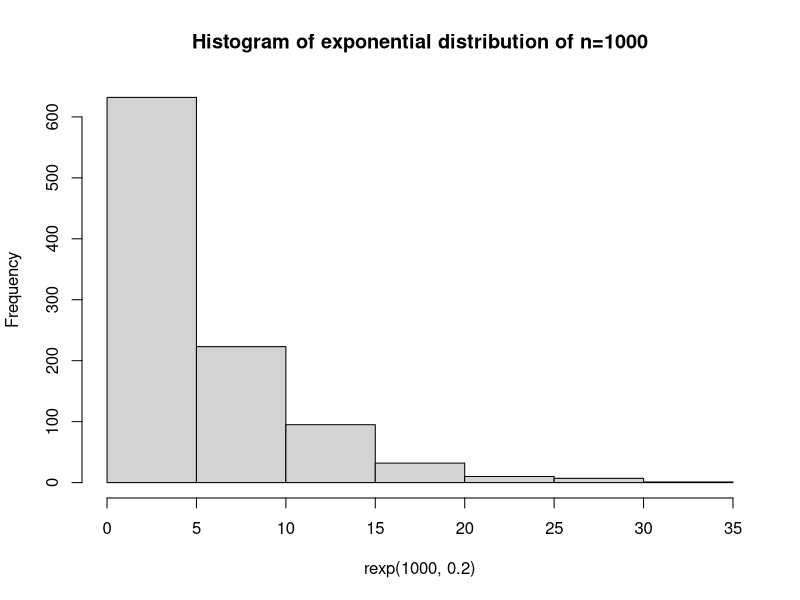
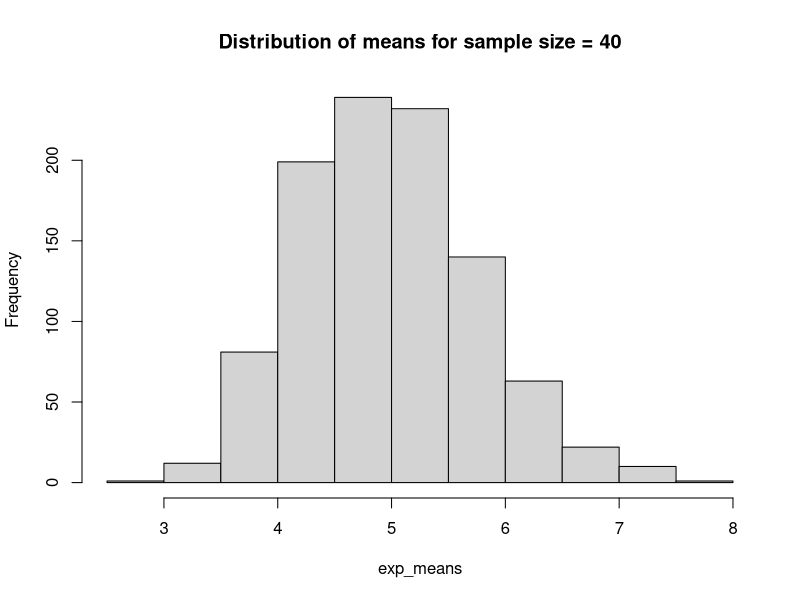
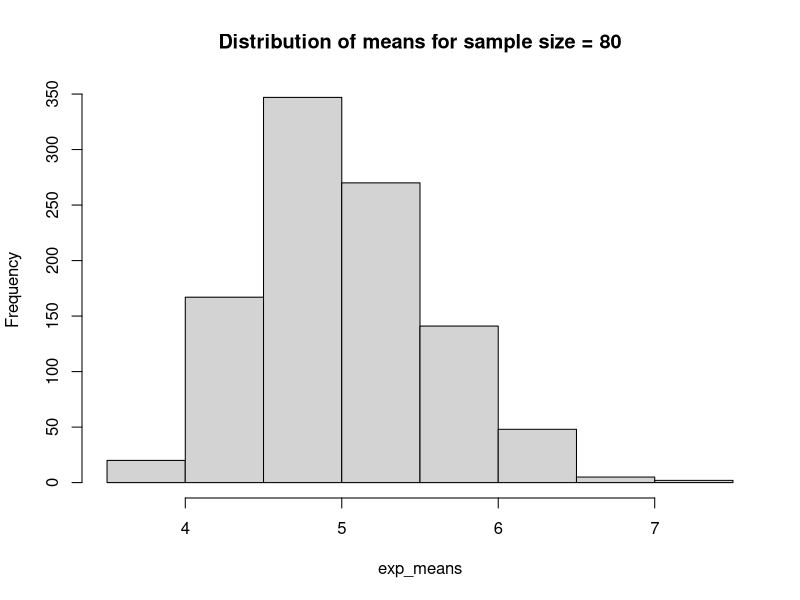

Generate these figures, in order, with R:
## ---- chunk 1
hist(rexp(1000, 0.2), main = "Histogram of exponential distribution of n=1000")
paste("mean = ",mean(rexp(1000, 0.2)))
paste("standard deviation = ",sd(rexp(1000, 0.2)))
## ---- chunk 2
exp_means = NULL
for (i in 1 : 1000) exp_means = c(exp_means, mean(rexp(40, 0.2)))
hist(exp_means, main = "Distribution of means for sample size = 40")
## ---- chunk 3
paste("mean = ",mean(exp_means))
paste("standard error = ",sd(exp_means))
## ---- chunk 4
exp_means = NULL
for (i in 1 : 1000) exp_means = c(exp_means, mean(rexp(80, 0.2)))
hist(exp_means, main = "Distribution of means for sample size = 80")
